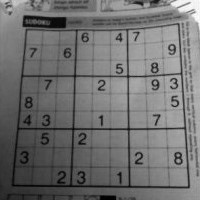
#> input picture images/input/dave.jpg, 200 x 200 px
$ python laplacian_derivatives.py   (older library calls are emulated)
#> lines starting #> are read from the running program, lines starting #| are printed output that depends on the picture
#!/usr/bin/env python3
# -*- coding: utf-8 -*-
"""
Created on Wed Apr 25 11:23:34 2018

@author: osboxes
"""

import cv2
from matplotlib import pyplot as plt

img = cv2.imread('images/input/dave.jpg',0)
#> img is the input picture: shape (200, 200); min 0, max 255, mean 111.9

laplacian = cv2.Laplacian(img,cv2.CV_64F)
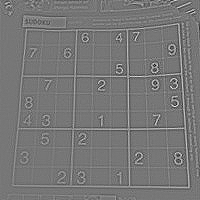
#> laplacian: shape (200, 200) float64; min -229, max 261, mean 0; drawn with min black and max white
sobelx = cv2.Sobel(img,cv2.CV_64F,1,0,ksize=5)
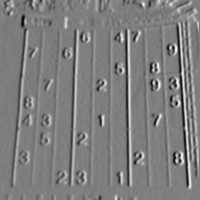
#> sobelx: shape (200, 200) float64; min -5118, max 5288, mean 50.7; drawn with min black and max white
sobely = cv2.Sobel(img,cv2.CV_64F,0,1,ksize=5)
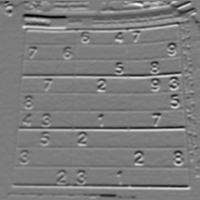
#> sobely: shape (200, 200) float64; min -5841, max 6000, mean -39; drawn with min black and max white

plt.subplot(2,2,1),plt.imshow(img,cmap = 'gray')
plt.title('Original'), plt.xticks([]), plt.yticks([])
plt.subplot(2,2,2),plt.imshow(laplacian,cmap = 'gray')
plt.title('Laplacian'), plt.xticks([]), plt.yticks([])
plt.subplot(2,2,3),plt.imshow(sobelx,cmap = 'gray')
plt.title('Sobel X'), plt.xticks([]), plt.yticks([])
plt.subplot(2,2,4),plt.imshow(sobely,cmap = 'gray')
plt.title('Sobel Y'), plt.xticks([]), plt.yticks([])

plt.show()
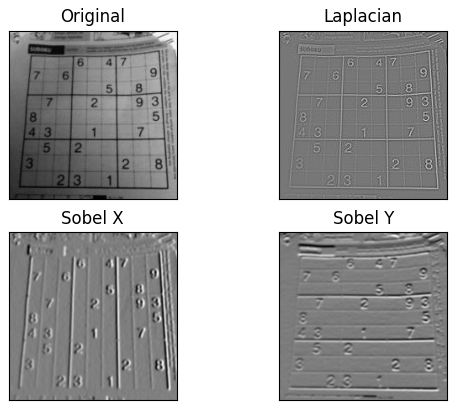
#> figure drawn by matplotlib, 4 panels

$ run again, with images/input/bilateral.jpg copied over images/input/dave.jpg
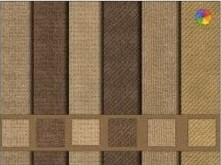
#> input picture images/input/bilateral.jpg, 221 x 165 px
#> `sobelx = cv2.Sobel(img,cv2.CV_64F,1,0,ksize=5)`:
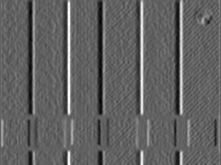
#> sobelx: shape (165, 221) float64; min -3516, max 5626, mean 5.6; drawn with min black and max white
#> `sobely = cv2.Sobel(img,cv2.CV_64F,0,1,ksize=5)`:
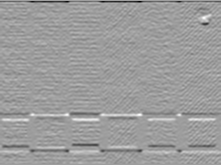
#> sobely: shape (165, 221) float64; min -5588, max 3472, mean -19.4; drawn with min black and max white
